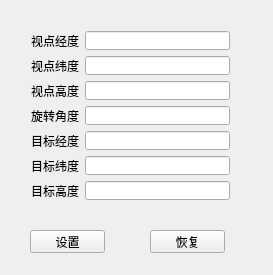
<?xml version="1.0" encoding="UTF-8"?>
<ui version="4.0">
 <class>DirectManipulatorDlg</class>
 <widget class="QWidget" name="DirectManipulatorDlg">
  <property name="geometry">
   <rect>
    <x>0</x>
    <y>0</y>
    <width>273</width>
    <height>275</height>
   </rect>
  </property>
  <property name="windowTitle">
   <string>DirectManipulatorDlg</string>
  </property>
  <widget class="QWidget" name="gridLayoutWidget">
   <property name="geometry">
    <rect>
     <x>20</x>
     <y>20</y>
     <width>221</width>
     <height>191</height>
    </rect>
   </property>
   <layout class="QGridLayout" name="gridLayout">
    <item row="0" column="0">
     <widget class="QLabel" name="label">
      <property name="text">
       <string>视点经度</string>
      </property>
     </widget>
    </item>
    <item row="1" column="0">
     <widget class="QLabel" name="label_2">
      <property name="text">
       <string>视点纬度</string>
      </property>
     </widget>
    </item>
    <item row="2" column="0">
     <widget class="QLabel" name="label_3">
      <property name="text">
       <string>视点高度</string>
      </property>
     </widget>
    </item>
    <item row="3" column="0">
     <widget class="QLabel" name="label_7">
      <property name="text">
       <string>旋转角度</string>
      </property>
     </widget>
    </item>
    <item row="4" column="0">
     <widget class="QLabel" name="label_4">
      <property name="text">
       <string>目标经度</string>
      </property>
     </widget>
    </item>
    <item row="5" column="0">
     <widget class="QLabel" name="label_5">
      <property name="text">
       <string>目标纬度</string>
      </property>
     </widget>
    </item>
    <item row="6" column="0">
     <widget class="QLabel" name="label_6">
      <property name="text">
       <string>目标高度</string>
      </property>
     </widget>
    </item>
    <item row="0" column="1">
     <widget class="QLineEdit" name="lineEdit_EyeLon"/>
    </item>
    <item row="1" column="1">
     <widget class="QLineEdit" name="lineEdit_EyeLat"/>
    </item>
    <item row="2" column="1">
     <widget class="QLineEdit" name="lineEdit_EyeHei"/>
    </item>
    <item row="3" column="1">
     <widget class="QLineEdit" name="lineEdit_Angle"/>
    </item>
    <item row="4" column="1">
     <widget class="QLineEdit" name="lineEdit_TargetLon"/>
    </item>
    <item row="5" column="1">
     <widget class="QLineEdit" name="lineEdit_TargetLat"/>
    </item>
    <item row="6" column="1">
     <widget class="QLineEdit" name="lineEdit_TargetHei"/>
    </item>
   </layout>
  </widget>
  <widget class="QPushButton" name="pushButton_Set">
   <property name="geometry">
    <rect>
     <x>30</x>
     <y>230</y>
     <width>75</width>
     <height>23</height>
    </rect>
   </property>
   <property name="text">
    <string>设置</string>
   </property>
  </widget>
  <widget class="QPushButton" name="pushButton_Revert">
   <property name="geometry">
    <rect>
     <x>150</x>
     <y>230</y>
     <width>75</width>
     <height>23</height>
    </rect>
   </property>
   <property name="text">
    <string>恢复</string>
   </property>
  </widget>
 </widget>
 <layoutdefault spacing="6" margin="11"/>
 <resources/>
 <connections/>
</ui>
